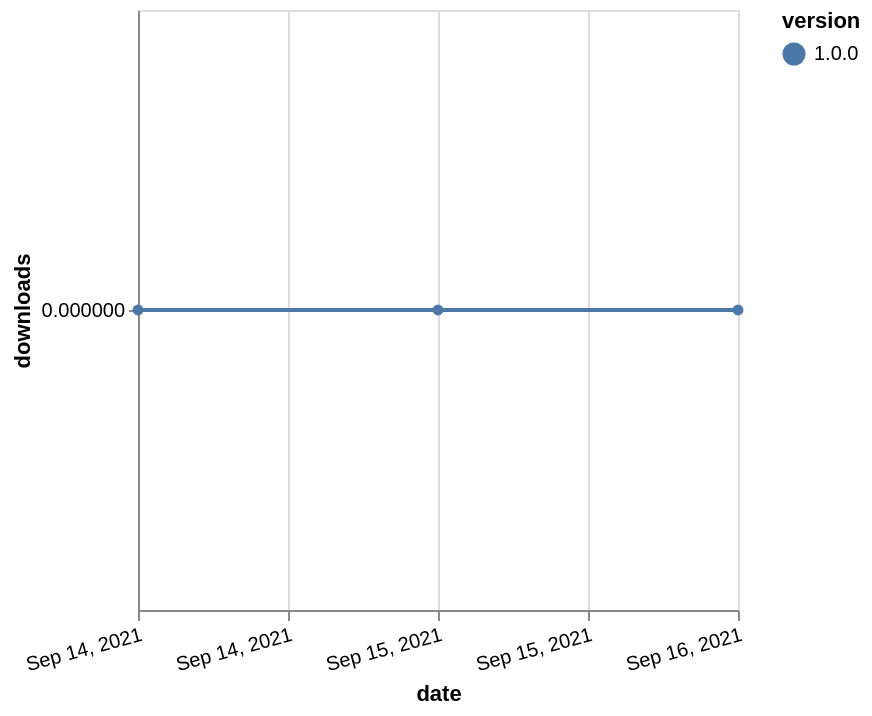

The specification (Vega-Lite) saved for this image:
### Vega-Lite specification from a JSON file in a GitHub repository (floating-point values rounded to 4 significant figures)
{"$schema": "https://vega.github.io/schema/vega-lite/v5.json", "description": "A simple bar chart with embedded data.", "data": {"values": [{"date": "2021-09-14", "total": 19, "delta": 0, "version": "1.0.0"}, {"date": "2021-09-15", "total": 33, "delta": 0, "version": "1.0.0"}, {"date": "2021-09-16", "total": 45, "delta": 0, "version": "1.0.0"}]}, "width": "container", "mark": {"type": "line", "point": {"filled": true}}, "encoding": {"x": {"field": "date", "type": "temporal", "timeUnit": "yearmonthdate", "title": "date", "axis": {"labelAngle": -15}}, "y": {"field": "delta", "type": "quantitative", "title": "downloads"}, "color": {"field": "version", "type": "nominal"}, "tooltip": {"field": "delta"}}}
